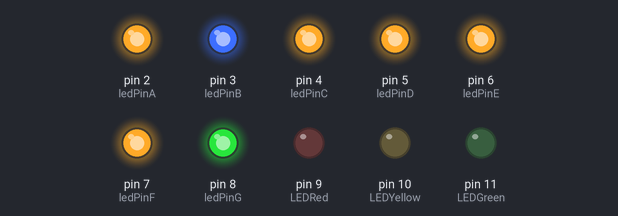
Recording of a sketch running on a simulated Arduino Uno, built with avr-gcc and run on an emulated ATmega328P. On the bench: output pins drawn as LEDs (lit = HIGH).

Above: at 0.1 s.
At 7.1 s:
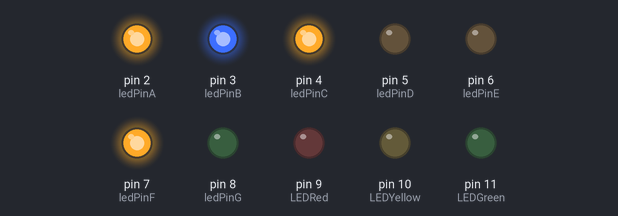
At 15.1 s:
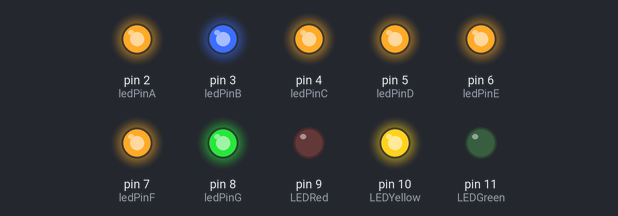
At 18.1 s:
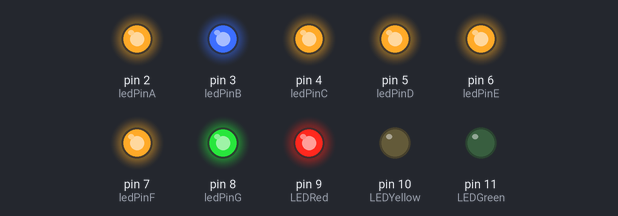
At 27.1 s:
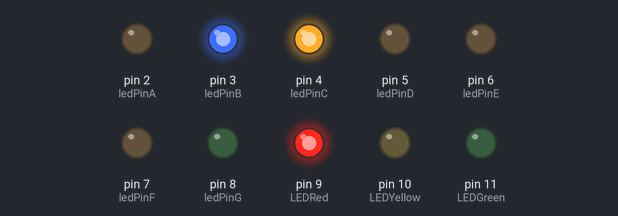
At 35.1 s:
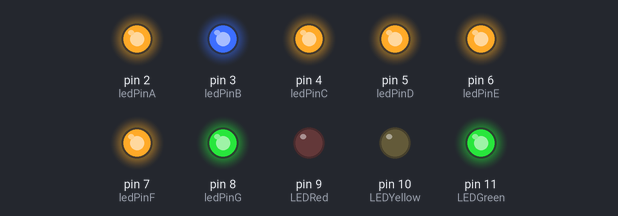
Timing chart, 0 to 36.6 s (numbered marks = the images above):
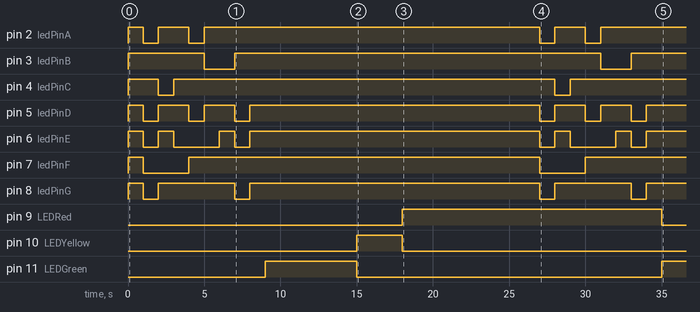

The sketch:

sketch_may03a.ino
```cpp
int ledPinA = 2;
int ledPinB = 3;
int ledPinC = 4;
int ledPinD = 5;
int ledPinE = 6;
int ledPinF = 7;
int ledPinG = 8;
// 設定紅黃綠燈Pin 值
  int LEDRed = 9;
  int LEDYellow = 10;
  int LEDGreen = 11;
//定義可變電阻擲腳位
int analogPin = A0;
//可變電阻值
int analogVal = 0;
//LED顯示數字
int numLED = 0;

void setup() {
  Serial.begin(9600);
   pinMode(LEDRed, OUTPUT);
  pinMode(LEDYellow, OUTPUT);
  pinMode(LEDGreen, OUTPUT);

  for(int i = 2;i<=9;i++){
    pinMode(i, OUTPUT);
  }
}

void loop() {
   for(int i = 0;i<=8;i++){
    showChar(i);
    delay(1000);
  }

  digitalWrite(LEDRed, LOW);     // 綠燈
  digitalWrite(LEDYellow, LOW);
  digitalWrite(LEDGreen, HIGH);
  delay(6000);      //等待6秒鐘

  digitalWrite(LEDRed, LOW);   // 黃燈
  digitalWrite(LEDGreen, LOW);
  digitalWrite(LEDYellow, HIGH);
  delay(3000);     //等待3秒鐘

  digitalWrite(LEDYellow, LOW);
  digitalWrite(LEDGreen, LOW);
  digitalWrite(LEDRed, HIGH);   // 紅燈
  delay(8000);     //等待8秒鐘
}

void showChar(int intChar){
  switch(intChar){
    case 0:
    digitalWrite(ledPinA, HIGH);
    digitalWrite(ledPinB, HIGH);
    digitalWrite(ledPinC, HIGH);
    digitalWrite(ledPinD, HIGH);
    digitalWrite(ledPinE, HIGH);
    digitalWrite(ledPinF, HIGH);
    digitalWrite(ledPinG, HIGH);
    break;

    case 1:
    digitalWrite(ledPinA, LOW);
    digitalWrite(ledPinB, HIGH);
    digitalWrite(ledPinC, HIGH);
    digitalWrite(ledPinD, LOW);
    digitalWrite(ledPinE, LOW);
    digitalWrite(ledPinF, LOW);
    digitalWrite(ledPinG, LOW);
    break;

    case 2:
    digitalWrite(ledPinA, HIGH);
    digitalWrite(ledPinB, HIGH);
    digitalWrite(ledPinC, LOW);
    digitalWrite(ledPinD, HIGH);
    digitalWrite(ledPinE, HIGH);
    digitalWrite(ledPinF, LOW);
    digitalWrite(ledPinG, HIGH);
    break;

    case 3:
    digitalWrite(ledPinA, HIGH);
    digitalWrite(ledPinB, HIGH);
    digitalWrite(ledPinC, HIGH);
    digitalWrite(ledPinD, HIGH);
    digitalWrite(ledPinE, LOW);
    digitalWrite(ledPinF, LOW);
    digitalWrite(ledPinG, HIGH);
    break;

    case 4:
    digitalWrite(ledPinA, LOW);
    digitalWrite(ledPinB, HIGH);
    digitalWrite(ledPinC, HIGH);
    digitalWrite(ledPinD, LOW);
    digitalWrite(ledPinE, LOW);
    digitalWrite(ledPinF, HIGH);
    digitalWrite(ledPinG, HIGH);
    break;

    case 5:
    digitalWrite(ledPinA, HIGH);
    digitalWrite(ledPinB, LOW);
    digitalWrite(ledPinC, HIGH);
    digitalWrite(ledPinD, HIGH);
    digitalWrite(ledPinE, LOW);
    digitalWrite(ledPinF, HIGH);
    digitalWrite(ledPinG, HIGH);
    break;

    case 6:
    digitalWrite(ledPinA, HIGH);
    digitalWrite(ledPinB, LOW);
    digitalWrite(ledPinC, HIGH);
    digitalWrite(ledPinD, HIGH);
    digitalWrite(ledPinE, HIGH);
    digitalWrite(ledPinF, HIGH);
    digitalWrite(ledPinG, HIGH);
    break;

    case 7:
    digitalWrite(ledPinA, HIGH);
    digitalWrite(ledPinB, HIGH);
    digitalWrite(ledPinC, HIGH);
    digitalWrite(ledPinD, LOW);
    digitalWrite(ledPinE, LOW);
    digitalWrite(ledPinF, HIGH);
    digitalWrite(ledPinG, LOW);
    break;

    case 8:
    digitalWrite(ledPinA, HIGH);
    digitalWrite(ledPinB, HIGH);
    digitalWrite(ledPinC, HIGH);
    digitalWrite(ledPinD, HIGH);
    digitalWrite(ledPinE, HIGH);
    digitalWrite(ledPinF, HIGH);
    digitalWrite(ledPinG, HIGH);
    break;

    case 9:
    digitalWrite(ledPinA, HIGH);
    digitalWrite(ledPinB, HIGH);
    digitalWrite(ledPinC, HIGH);
    digitalWrite(ledPinD, HIGH);
    digitalWrite(ledPinE, LOW);
    digitalWrite(ledPinF, HIGH);
    digitalWrite(ledPinG, HIGH);
    break;
  }


}
```

Measured:
- by itself, pin 2 (ledPinA): LOW → HIGH at 0.00 s, → LOW 1.0 s later, → HIGH 1.0 s later, → LOW 2.0 s later, … (9 changes in this stretch)
- by itself, pin 3 (ledPinB): goes HIGH 5.0 s, LOW 2.0 s, HIGH 24.0 s, LOW 2.0 s, then HIGH
- by itself, pin 4 (ledPinC): goes HIGH 2.0 s, LOW 1.0 s, HIGH 25.0 s, LOW 1.0 s, then HIGH
- by itself, pin 5 (ledPinD): LOW → HIGH at 0.00 s, → LOW 1.0 s later, → HIGH 1.0 s later, → LOW 2.0 s later, … (13 changes in this stretch)
- by itself, pin 6 (ledPinE): LOW → HIGH at 0.00 s, → LOW 1.0 s later, → HIGH 1.0 s later, → LOW 1.0 s later, … (13 changes in this stretch)
- by itself, pin 7 (ledPinF): goes HIGH 1.0 s, LOW 3.0 s, HIGH 23.0 s, LOW 3.0 s, then HIGH
- by itself, pin 8 (ledPinG): LOW → HIGH at 0.00 s, → LOW 1.0 s later, → HIGH 1.0 s later, → LOW 5.0 s later, … (9 changes in this stretch)
- by itself, pin 9 (LEDRed): LOW → HIGH at 18.0 s, → LOW 17.0 s later
